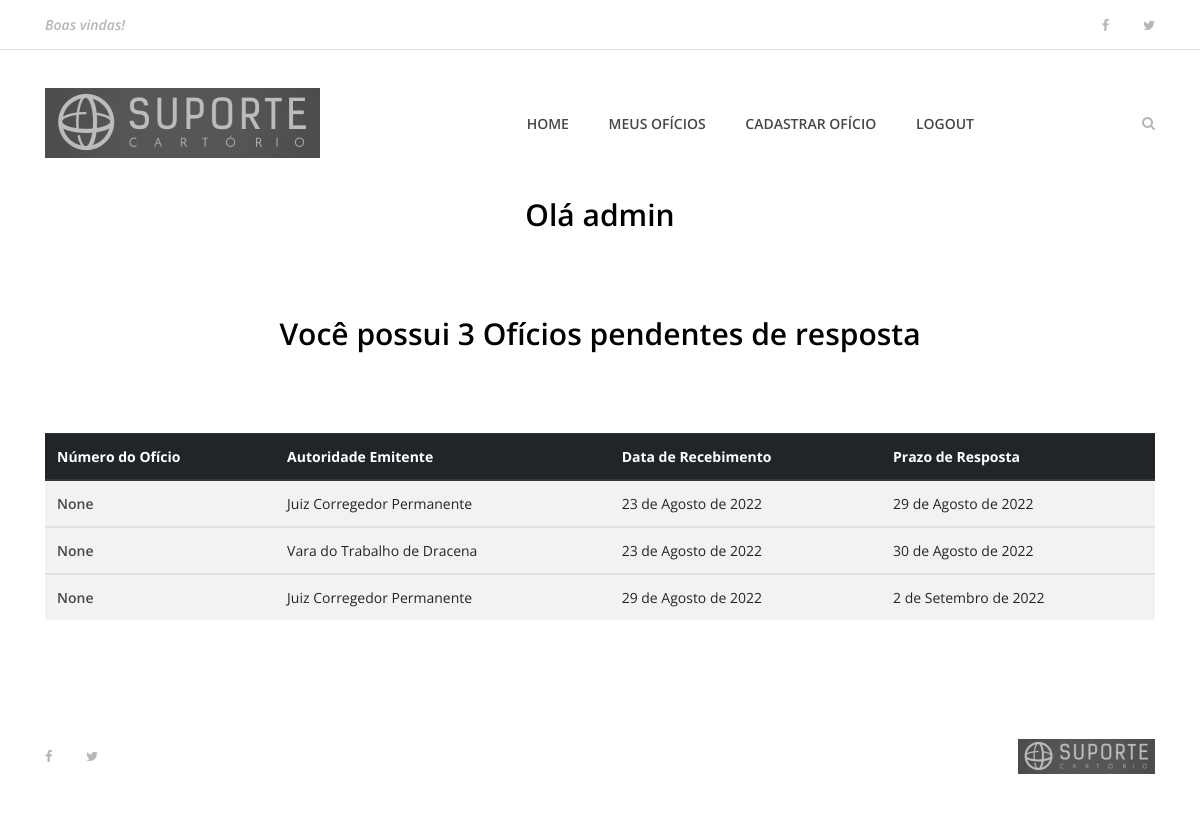
The page /usuarios/dashboard (signed in) on the database as committed earlier.
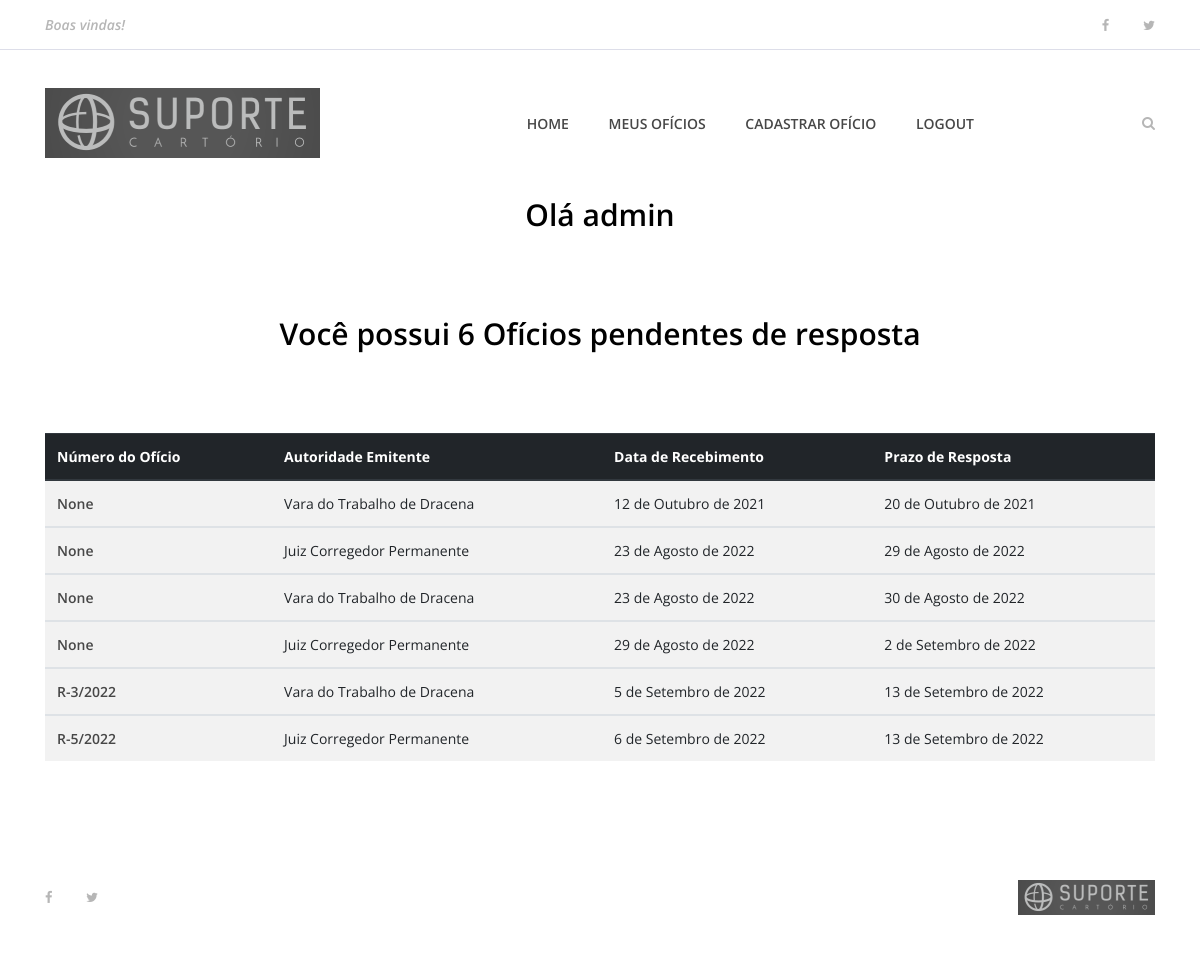
The same page on the database as committed later.
### oficios/models/ReceivedOL.py (models this page shows, shortened)
class ReceivedOL(models.Model):
    received_in = models.DateField(verbose_name='Recebido em')
    ol_date = models.DateField(verbose_name='Data do Ofício')
    ol_origin_id = models.CharField(max_length=50, null=True, blank=True, verbose_name='Número ou Identificação do Ofício')
    authority = models.ForeignKey(Authority, null=True, blank=True, related_name='authority', on_delete=models.SET_NULL, verbose_name='Autoridade Emitente')
    lawsuit_number = models.CharField(null=True, blank=True, max_length=100, verbose_name='Processo nº:')
    lawsuit_author = models.CharField(null=True, blank=True, max_length=200, verbose_name='Autor')
    author_type = models.IntegerField(choices=PERSON_TYPE_CHOICE, default=1, verbose_name='Tipo de Pessoa')
    author_doc_number = models.CharField(null=True, blank=True, max_length=14, verbose_name='CPF ou CNPJ')
    lawsuit_accused = models.CharField(null=True, blank=True, max_length=200, verbose_name='Réu')
    accused_type = models.IntegerField(choices=PERSON_TYPE_CHOICE, default=1, verbose_name='Tipo de Pessoa')
    accused_doc_number = models.CharField(null=True, blank=True, max_length=14, verbose_name='CPF ou CNPJ')
    deadline = models.DateField(verbose_name='Prazo para Resposta')
    received_ol_number = models.CharField(null=True, blank=True, max_length=50, verbose_name='Número do Ofício Recebido')
    answer_ol = models.CharField(null=True, blank=True, max_length=50, verbose_name='Número do Ofício Resposta')
    status = models.BooleanField(default=True)
    created_at = models.DateTimeField(auto_now_add=True)
    updated_at = models.DateTimeField(auto_now=True)
    class Meta:
        verbose_name = 'Ofício Recebido'
        verbose_name_plural = 'Ofícios Recebidos'

### oficios/models/Authority.py (models this page shows)
class Authority(models.Model):
    name = models.CharField(null=False, max_length=200)
    institution = models.CharField(max_length=200)
    state = models.ForeignKey(State, null=True, related_name='state', on_delete=models.SET_NULL)
    city = models.CharField(null=True, blank=True, max_length=200)
    address = models.CharField(null=True, blank=True, max_length=200)
    number = models.CharField(null=True, blank=True, max_length=10)
    complement = models.CharField(null=True, blank=True, max_length=200)
    cep = models.CharField(null=True, blank=True, max_length=8)
    email = models.EmailField(null=True, blank=True, max_length=100)
    phone = models.CharField(null=True, blank=True, max_length=50)
    status = models.BooleanField(default=True)
    created_at = models.DateTimeField(auto_now_add=True)
    updated_at = models.DateTimeField(auto_now=True)
    class Meta:
        verbose_name = 'Autoridade'
        verbose_name_plural = 'Autoridades'
    def __str__(self):
        return '{}'.format(self.name, self.institution)

### usuarios/views.py (the view)
# urls.py: path('dashboard', views.dashboard, name='dashboard'),
def dashboard(request):
    oficios_ativos = ReceivedOL.objects.filter(status=True).order_by('received_in')
    dados = {
        "oficios": oficios_ativos
    }
    if request.user.is_authenticated:
        return render(request, 'usuarios/dashboard.html', dados)
    else:
        return redirect('index')

### templates/usuarios/dashboard.html (shortened to what this page needs)
{% extends 'base.html' %}
{% load static %}
{% block content %}
<div class="contact-area section-padding-0-40">
    <div class="container">
        <div class="row">
            <div class="col-12">
                <div class="section-heading">
                    <h3>Olá {{ user.username }}</h3>
                </div>
            </div>
        </div>
    </div>
 </div>
    <section class="best-receipe-area">
        <div class="container">
            <div>
                {% if oficios %}
                <div class="contact-area section-padding-0-40">
                    <div class="container">
                        <div class="row">
                            <div class="col-12">
                                <div class="section-heading">
                                    <h3>Você possui {{ oficios.count }} Ofícios pendentes de resposta</h3>
                                </div>
                            </div>
                        </div>
                    </div>
                 </div>
                <table class="table table-striped">
                    <thead class="thead-dark">
                        <th scope="col">Número do Ofício</th>
                        <th scope="col">Autoridade Emitente</th>
                        <th scope="col">Data de Recebimento</th>
                        <th scope="col">Prazo de Resposta</th>
                    </thead>
                    {% for oficio in oficios %}
                    <tbody>
                        <tr>
                            <td scope="row"><a href="{% url 'oficio' oficio.id %}">{{oficio.received_ol_number}}</a></td>
                            <td>{{oficio.authority}}</td>
                            <td>{{oficio.received_in}}</td>
                            <td>{{oficio.deadline}}</td>
                        </tr>
                    </tbody>
                    {% endfor %}
                </table>
                {% endif %}
            </div>
        </div>
    </section>
 {% endblock %}

Rows that differ between the two databases and show on the page:
added ReceivedOL: received_ol_number "None", authority "Vara do Trabalho de Dracena", received_in "12 de Outubro de 2021", deadline "20 de Outubro de 2021"
added ReceivedOL: received_ol_number "R-3/2022", authority "Vara do Trabalho de Dracena", received_in "5 de Setembro de 2022", deadline "13 de Setembro de 2022"
added ReceivedOL: received_ol_number "R-5/2022", authority "Juiz Corregedor Permanente", received_in "6 de Setembro de 2022", deadline "13 de Setembro de 2022"
Other text that changed with them:
{{ oficios.count }}: "3" → "6"
